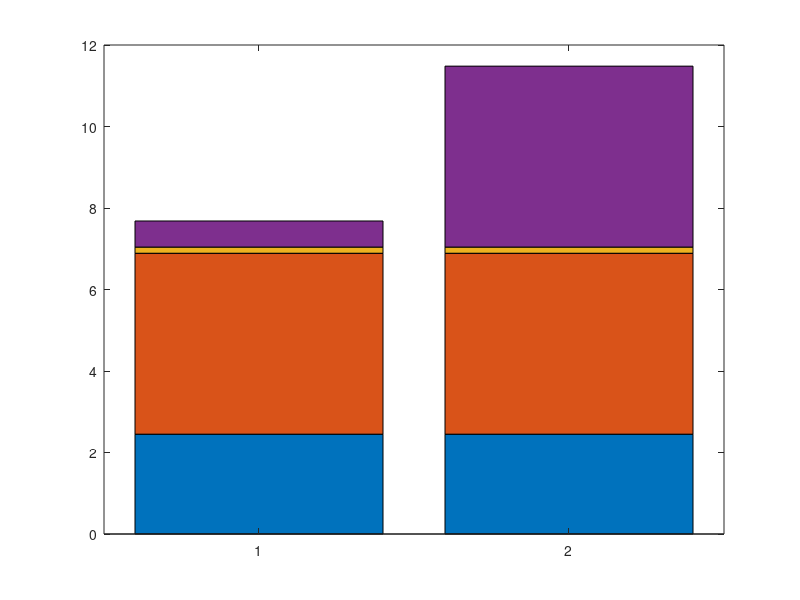

MATLAB code for this plot:
rds=50e-3;
Eon=47.5e-6;
Eof=8e-6;
Im=7;
Iwpt=1.74;
f=80e3;
%%
Pm_c=Im*Im*rds;
Pm_s=Eon*f+Eof*f;
Pwpt_c= Iwpt*Iwpt*rds;
Pwpt_s= Eof*f;
y1=[Pm_c Pm_s  Pwpt_c Pwpt_s];
% 12.1750W
%%
Pm_c=Im*Im*rds;
Pm_s=Eon*f+Eof*f;
Pwpt_c= Iwpt*Iwpt*rds;
Pwpt_s= (Eof+Eon)*f;
y2=[Pm_c Pm_s  Pwpt_c Pwpt_s];
y=[y1; y2];

%%
bar(y,'stacked')

